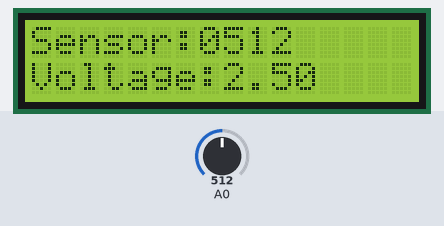
This sketch was run on a simulated Arduino Uno, built with avr-gcc and run on an emulated ATmega328P. Parts: 16×2 character LCD. Wiring (inferred from the names in the program): character LCD (HD44780): RS pin 12; E pin 11; data pin 5, pin 4, pin 3, pin 2. The inputs (shaded band) are chosen by the test bench; at power-on: A0 = 512.

Above: at 1.4 s.
1.5 s: A0 set to 716
At 3.1 s:
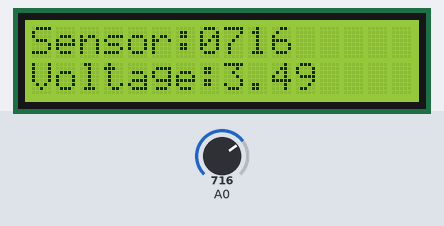
3.4 s: A0 set to 511
At 4.7 s:
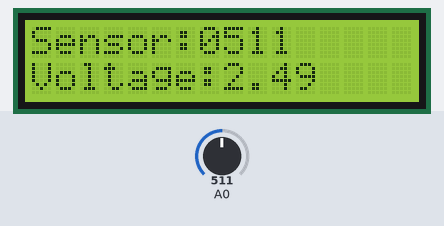
5.0 s: A0 set to 306
At 6.7 s:
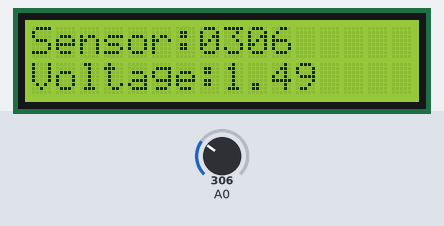
Timing chart, 0 to 8.2 s (numbered marks = the images above; inputs shaded):
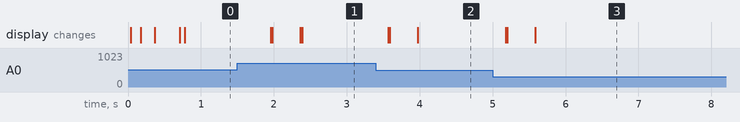

Measured:
- after the input at 1.5 s, the display: first changes after 0.46 s (image 1 shows a later state)
- after the input at 3.4 s, the display: first changes after 0.17 s (image 2 shows a later state)
- after the input at 5.0 s, the display: first changes after 0.18 s (image 3 shows a later state)

The sketch:

______.ino
```cpp
const int RS = 12;
const int EN = 11;
const int D4 = 5;
const int D5 = 4;
const int D6 = 3;
const int D7 = 2;

int i;
int iVoltage;
int c1iVoltage;
int c2iVoltage;
int c3iVoltage;
int c4iVoltage;
float fVoltage;

void setup(){
  Serial.begin(9600);
  pinMode(RS, OUTPUT);
  pinMode(EN, OUTPUT);
  pinMode(D4, OUTPUT);
  pinMode(D5, OUTPUT);
  pinMode(D6, OUTPUT);
  pinMode(D7, OUTPUT);

  //Set Enable 0
  digitalWrite(EN, 0);
  //delay before send
  delay(15);
  //send command 0x30 delay 20ms for 3 times
  //RS DB7 DB6 DB5 DB4
  //0   0   0   1   1
  for(i = 0; i < 3; i++){
  digitalWrite(EN, 1);
  digitalWrite(RS, 0);
  digitalWrite(D7, 0);
  digitalWrite(D6, 0);
  digitalWrite(D5, 1);
  digitalWrite(D4, 1);
  delay(20);
  digitalWrite(EN, 0);
  }
  //Function set

  //set interface data lengeth 4 bit
  digitalWrite(EN, 1);
  digitalWrite(RS, 0);
  digitalWrite(D7, 0);
  digitalWrite(D6, 0);
  digitalWrite(D5, 1);
  digitalWrite(D4, 0);
  delay(20);
  digitalWrite(EN, 0);

  //set interface data lengeth 4 bit
  digitalWrite(EN, 1);
  digitalWrite(RS, 0);
  digitalWrite(D7, 0);
  digitalWrite(D6, 0);
  digitalWrite(D5, 1);
  digitalWrite(D4, 0);// DL : 4bits / 8bits
  delay(20);
  digitalWrite(EN, 0);

  digitalWrite(EN, 1);
  digitalWrite(RS, 0);
  digitalWrite(D7, 1);//set number display line (DB7): 0 ( 1 line ) 1 ( 2 lines)
  digitalWrite(D6, 1);//set display font type (DB6): 0 ( 5x8 dots ) 1 ( 5x11 dots )
  digitalWrite(D5, 0);// D5 **
  digitalWrite(D4, 0);// D4 **
  delay(20);
  digitalWrite(EN, 0);

  //Display on/off control
  digitalWrite(EN, 1);
  digitalWrite(RS, 0);
  digitalWrite(D7, 0);
  digitalWrite(D6, 0);
  digitalWrite(D5, 0);
  digitalWrite(D4, 0);
  delay(20);
  digitalWrite(EN, 0);

  digitalWrite(EN, 1);
  digitalWrite(RS, 0);
  digitalWrite(D7, 1);//D3
  digitalWrite(D6, 1);//Set Display (D2)
  digitalWrite(D5, 0);//Set Cursor (D1)
  digitalWrite(D4, 0);//Set Blinking of cursor (D0)
  delay(20);
  digitalWrite(EN, 0);

  //Clear Display
  digitalWrite(EN, 1);
  digitalWrite(RS, 0);
  digitalWrite(D7, 0);
  digitalWrite(D6, 0);
  digitalWrite(D5, 0);
  digitalWrite(D4, 0);
  delay(20);
  digitalWrite(EN, 0);

  digitalWrite(EN, 1);
  digitalWrite(RS, 0);
  digitalWrite(D7, 0);//D3
  digitalWrite(D6, 0);//D2
  digitalWrite(D5, 0);//D1
  digitalWrite(D4, 1);//D0
  delay(20);
  digitalWrite(EN, 0);

  //Entry mode set
  digitalWrite(EN, 1);
  digitalWrite(RS, 0);
  digitalWrite(D7, 0);
  digitalWrite(D6, 0);
  digitalWrite(D5, 0);
  digitalWrite(D4, 0);
  delay(20);
  digitalWrite(EN, 0);

  digitalWrite(EN, 1);
  digitalWrite(RS, 0);
  digitalWrite(D7, 0);//D3
  digitalWrite(D6, 1);//D2
  digitalWrite(D5, 1);//D1 I/D=0 means the cursor position is decremented (moves right to left).
                        // I/D=1 means the cursor position is incremented (moves left to right).
  digitalWrite(D4, 0);//D0 S=0 means normal operation, the display remains still, and the cursor moves.
                         //S=1 means the display moves with the cursor.
  delay(20);
  digitalWrite(EN, 0);
}

void cleary(void){
//Clear Display
  digitalWrite(EN, 1);
  digitalWrite(RS, 0);
  digitalWrite(D7, 0);
  digitalWrite(D6, 0);
  digitalWrite(D5, 0);
  digitalWrite(D4, 0);
  delay(1000);
  digitalWrite(EN, 0);

  digitalWrite(EN, 1);
  digitalWrite(RS, 0);
  digitalWrite(D7, 0);//D3
  digitalWrite(D6, 0);//D2
  digitalWrite(D5, 0);//D1
  digitalWrite(D4, 1);//D0
  delay(1000);
  digitalWrite(EN, 0);
}

char convertInttoChar(int iNum){
 switch(iNum){
   case 0: return '0';
   case 1: return '1';
   case 2: return '2';
   case 3: return '3';
   case 4: return '4';
   case 5: return '5';
   case 6: return '6';
   case 7: return '7';
   case 8: return '8';
   case 9: return '9';

 }
}

void convertChartoBit(char cC){
boolean bD7;
boolean bD6;
boolean bD5;
boolean bD4;
boolean bD3;
boolean bD2;
boolean bD1;
boolean bD0;

 bD7 = cC&0b10000000;
 bD6 = cC&0b01000000;
 bD5 = cC&0b00100000;
 bD4 = cC&0b00010000;
 bD3 = cC&0b00001000;
 bD2 = cC&0b00000100;
 bD1 = cC&0b00000010;
 bD0 = cC&0b00000001;

  digitalWrite(EN, 1);
  digitalWrite(RS, 1);
  digitalWrite(D7, bD7);
  digitalWrite(D6, bD6);
  digitalWrite(D5, bD5);
  digitalWrite(D4, bD4);
  delay(5);
  digitalWrite(EN, 0);

  digitalWrite(EN, 1);
  digitalWrite(RS, 1);
  digitalWrite(D7, bD3);//D3
  digitalWrite(D6, bD2);//D2
  digitalWrite(D5, bD1);//D1
  digitalWrite(D4, bD0);//D0
  delay(5);
  digitalWrite(EN, 0);
}

void loop(){
  iVoltage = analogRead(A0);

  convertChartoBit('S');
  convertChartoBit('e');
  convertChartoBit('n');
  convertChartoBit('s');
  convertChartoBit('o');
  convertChartoBit('r');
  convertChartoBit(':');

  convertChartoBit(convertInttoChar(iVoltage/1000));
  convertChartoBit(convertInttoChar(iVoltage%1000 /100));
  convertChartoBit(convertInttoChar(iVoltage%100 /10));
  convertChartoBit(convertInttoChar(iVoltage%10));
  for( i = 0 ; i < 29 ; i++)
  convertChartoBit(' ');

  fVoltage = iVoltage/1023.0 * 5.0;

  convertChartoBit('V');
  convertChartoBit('o');
  convertChartoBit('l');
  convertChartoBit('t');
  convertChartoBit('a');
  convertChartoBit('g');
  convertChartoBit('e');
  convertChartoBit(':');
  convertChartoBit(convertInttoChar(fVoltage));
  convertChartoBit('.');
  convertChartoBit(convertInttoChar(int(fVoltage*10)%10));
  convertChartoBit(convertInttoChar(int(fVoltage*100)%10));
  for( i = 0 ; i < 28 ; i++)
  convertChartoBit(' ');


}
```
